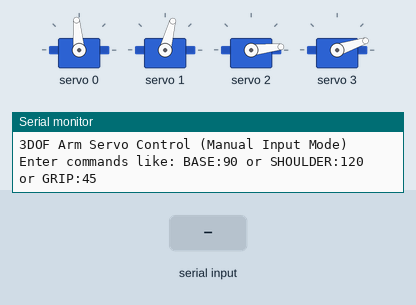
The sketch below on a simulated Arduino Uno, built with avr-gcc and run on an emulated ATmega328P. Shown: 4 × servo, the last lines printed to the serial monitor. The inputs (shaded band) are chosen by the test bench.

Above: at 1.2 s.
1.3 s: "BASE:1\n" received over Serial
At 2.1 s:
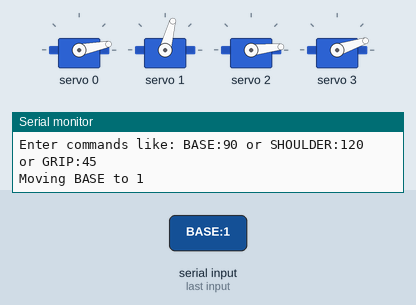
3.1 s: "SHOULDER:1\n" received over Serial
At 4.2 s:
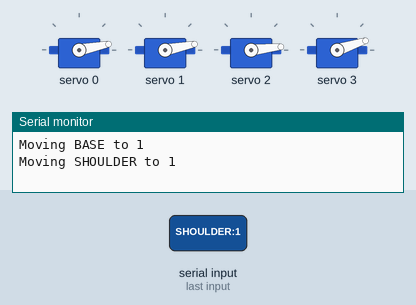
4.8 s: "ELBOW:150\n" received over Serial
At 6.0 s:
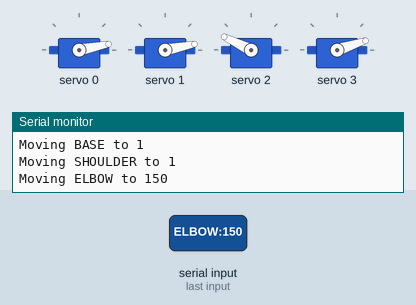
6.9 s: "BASE:150\n" received over Serial
9.0 s: "SHOULDER:150\n" received over Serial
11.1 s: "ELBOW:1\n" received over Serial
At 12.8 s:
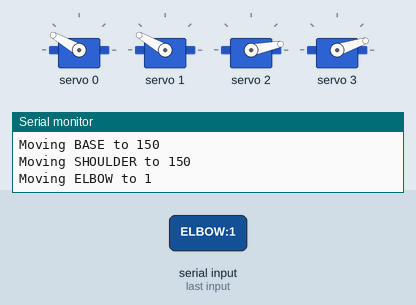
Timing chart, 0 to 14.2 s (numbered marks = the images above; inputs shaded):
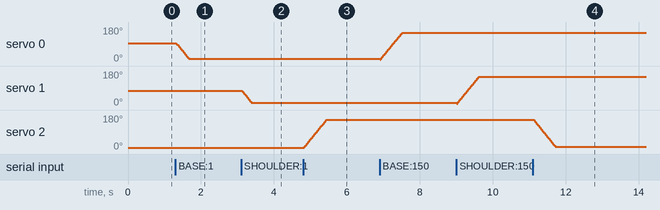

The sketch:

manual_servo_test.ino
```cpp
#include <Wire.h>
#include <Adafruit_PWMServoDriver.h>

// Initialize Adafruit PWM Servo Driver
Adafruit_PWMServoDriver pwm = Adafruit_PWMServoDriver();

// Servo channels
#define BASE_CHANNEL 0
#define SHOULDER_CHANNEL 1
#define ELBOW_CHANNEL 2
#define GRIPPER_CHANNEL 3

// Pulse width limits (in microseconds)
#define SERVO_MIN 150    // Base, Shoulder, Elbow minimum
#define SERVO_MAX 600    // Base, Shoulder, Elbow maximum
#define GRIPPER_MIN 180  // Gripper minimum
#define GRIPPER_MAX 600  // Gripper maximum

// Angle limits
#define JOINT_MIN 0
#define JOINT_MAX 180
#define GRIPPER_MAX_ANGLE 90

// Adjustable step size and delay
#define STEP_SIZE 5      // Step size in degrees
#define DELAY_MS 20      // Delay between steps (ms)

// Current angles
int currentBase = 90;
int currentShoulder = 70;
int currentElbow = 0;
int currentGrip = 0;

void setup() {
  Serial.begin(9600);
  while (!Serial) { ; } // Wait for serial

  Serial.println("3DOF Arm Servo Control (Manual Input Mode)");

  pwm.begin();
  pwm.setPWMFreq(60); // Analog servos run at ~60 Hz
  delay(10);

  // Initialize servos to default position
  setServo(BASE_CHANNEL, currentBase);
  setServo(SHOULDER_CHANNEL, currentShoulder);
  setServo(ELBOW_CHANNEL, currentElbow);
  setServo(GRIPPER_CHANNEL, currentGrip);

  Serial.println("Enter commands like: BASE:90 or SHOULDER:120 or GRIP:45");
}

void loop() {
  if (Serial.available()) {
    String command = Serial.readStringUntil('\n');
    command.trim();
    if (command.length() > 0) {
      processCommand(command);
    }
  }
}

// Smooth movement function (minimal modification)
void moveServoSmooth(uint8_t channel, int &currentAngle, int targetAngle) {
  if (targetAngle == currentAngle) return; // Skip if already at target
  targetAngle = constrain(targetAngle, JOINT_MIN, (channel == GRIPPER_CHANNEL) ? GRIPPER_MAX_ANGLE : JOINT_MAX);

  if (targetAngle > currentAngle) {
    for (int angle = currentAngle; angle <= targetAngle; angle += STEP_SIZE) {
      setServo(channel, angle);
      delay(DELAY_MS);
    }
  } else {
    for (int angle = currentAngle; angle >= targetAngle; angle -= STEP_SIZE) {
      setServo(channel, angle);
      delay(DELAY_MS);
    }
  }
  currentAngle = targetAngle;
}

// Set servo pulse based on angle
void setServo(uint8_t channel, int angle) {
  int pulse;
  if (channel == GRIPPER_CHANNEL) {
    pulse = map(angle, JOINT_MIN, GRIPPER_MAX_ANGLE, GRIPPER_MIN, GRIPPER_MAX);
  } else {
    pulse = map(angle, JOINT_MIN, JOINT_MAX, SERVO_MIN, SERVO_MAX);
  }
  pwm.setPWM(channel, 0, pulse);
}

// Process serial command like BASE:90
void processCommand(String command) {
  int colonIndex = command.indexOf(':');
  if (colonIndex == -1) {
    Serial.println("Error: Invalid command format (missing ':')");
    return;
  }

  String joint = command.substring(0, colonIndex);
  String angleStr = command.substring(colonIndex + 1);
  int angle;

  if (angleStr.length() == 0 || !isNumeric(angleStr)) {
    Serial.println("Error: Invalid angle value");
    return;
  }
  angle = angleStr.toInt();

  if (joint.equalsIgnoreCase("BASE")) {
    if (angle < JOINT_MIN || angle > JOINT_MAX) {
      Serial.println("Error: BASE angle out of range (0-180)");
      return;
    }
    Serial.print("Moving BASE to ");
    Serial.println(angle);
    moveServoSmooth(BASE_CHANNEL, currentBase, angle);

  } else if (joint.equalsIgnoreCase("SHOULDER")) {
    if (angle < JOINT_MIN || angle > JOINT_MAX) {
      Serial.println("Error: SHOULDER angle out of range (0-180)");
      return;
    }
    Serial.print("Moving SHOULDER to ");
    Serial.println(angle);
    moveServoSmooth(SHOULDER_CHANNEL, currentShoulder, angle);

  } else if (joint.equalsIgnoreCase("ELBOW")) {
    if (angle < JOINT_MIN || angle > JOINT_MAX) {
      Serial.println("Error: ELBOW angle out of range (0-180)");
      return;
    }
    Serial.print("Moving ELBOW to ");
    Serial.println(angle);
    moveServoSmooth(ELBOW_CHANNEL, currentElbow, angle);

  } else if (joint.equalsIgnoreCase("GRIP")) {
    if (angle < JOINT_MIN || angle > GRIPPER_MAX_ANGLE) {
      Serial.println("Error: GRIP angle out of range (0-90)");
      return;
    }
    Serial.print("Moving GRIP to ");
    Serial.println(angle);
    moveServoSmooth(GRIPPER_CHANNEL, currentGrip, angle);

  } else {
    Serial.println("Error: Unknown joint name");
  }
}

// Check if string is numeric
bool isNumeric(String str) {
  for (unsigned int i = 0; i < str.length(); i++) {
    if (!isDigit(str.charAt(i))) return false;
  }
  return true;
}
```

Measured:
- after the input at 1.3 s, servo 0: moves from 95° to 11° over 0.33 s, starting at once
- after the input at 3.1 s, servo 1: moves from 75° to 11° over 0.25 s, starting at once
- after the input at 4.8 s, servo 2: moves from 6° to 154° over 0.60 s, starting at once
- after the input at 11.1 s, servo 2: moves from 154° to 11° over 0.58 s, starting at once
